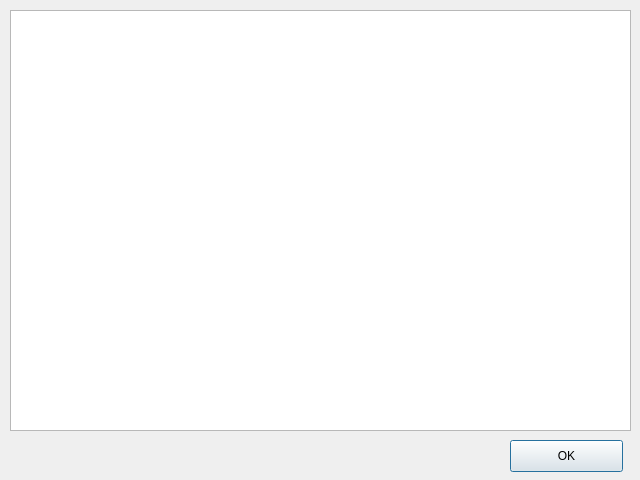
<?xml version="1.0" encoding="UTF-8"?>
<ui version="4.0">
 <class>DialogSupplier</class>
 <widget class="QDialog" name="DialogSupplier">
  <property name="geometry">
   <rect>
    <x>0</x>
    <y>0</y>
    <width>640</width>
    <height>480</height>
   </rect>
  </property>
  <property name="windowTitle">
   <string>Dialog</string>
  </property>
  <widget class="QTableWidget" name="tableWidget">
   <property name="geometry">
    <rect>
     <x>10</x>
     <y>10</y>
     <width>621</width>
     <height>421</height>
    </rect>
   </property>
  </widget>
  <widget class="QPushButton" name="pushButton">
   <property name="geometry">
    <rect>
     <x>510</x>
     <y>440</y>
     <width>113</width>
     <height>32</height>
    </rect>
   </property>
   <property name="text">
    <string>OK</string>
   </property>
  </widget>
 </widget>
 <resources/>
 <connections/>
</ui>
